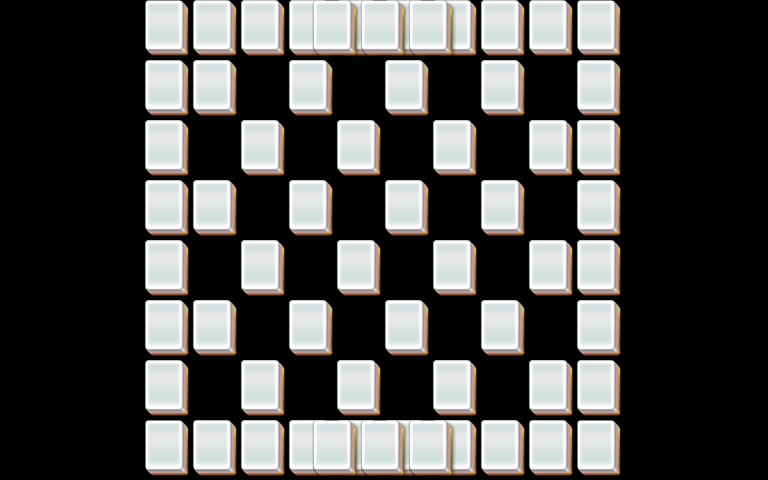

A 2D game scene composited from a Tiled map and its tileset images. What follows is a short description and the map's XML, with each tile layer's data collapsed to a summary:
An orthogonal 32x16 tile map with 24x30 px tiles, 4 tile layers (layer1, layer2, layer3, layer4).

<map version="1.0" orientation="orthogonal" width="32" height="16" tilewidth="24" tileheight="30">
 <properties>
  <property name="species" value="25" />
 </properties>
 <tileset firstgid="1" name="mahjong" tilewidth="48" tileheight="60">
  <image source="mahjong.png" />
 </tileset>
 <layer name="layer1" width="32" height="16">
  <data>[512 cells, 56 non-empty, 1 distinct tile ids]</data>
 </layer>
 <layer name="layer2" width="32" height="16">
  <data>[512 cells, 52 non-empty, 1 distinct tile ids]</data>
 </layer>
 <layer name="layer3" width="32" height="16">
  <data>[512 cells, 44 non-empty, 1 distinct tile ids]</data>
 </layer>
 <layer name="layer4" width="32" height="16">
  <data>[512 cells, 6 non-empty, 1 distinct tile ids]</data>
 </layer>
</map>
